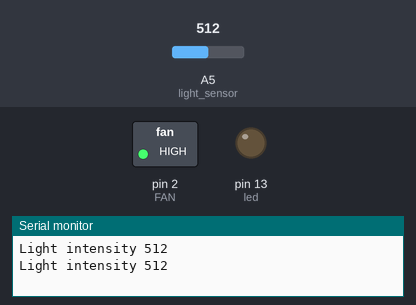
Recording of a sketch running on a simulated Arduino Uno, built with avr-gcc and run on an emulated ATmega328P. Shown: switched loads named in the sketch (green lamp = pin HIGH), output pins drawn as LEDs (lit = HIGH), the last lines printed to the serial monitor. The test bench sets the inputs (shaded band); at power-on: A5 (light_sensor) = 512.

Above: at 1.4 s.
1.5 s: A5 (light_sensor) set to 262
3.4 s: A5 (light_sensor) set to 235
At 5.4 s:
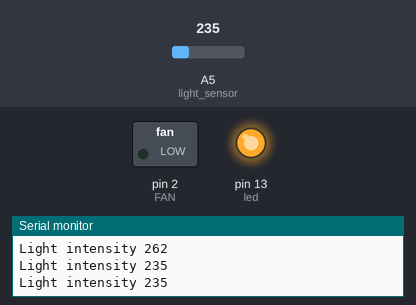
5.7 s: A5 (light_sensor) set to 488
7.4 s: A5 (light_sensor) set to 512
At 8.7 s:
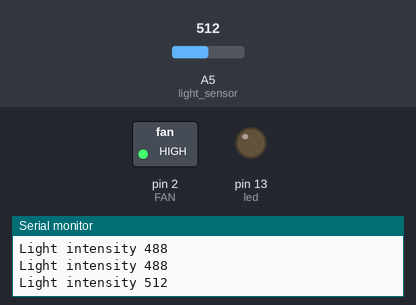
9.7 s: A5 (light_sensor) set to 122
At 11.4 s:
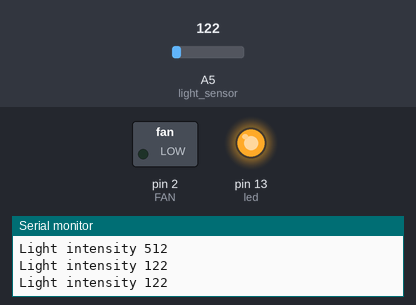
Timing chart, 0 to 12.7 s (numbered marks = the images above; inputs shaded):
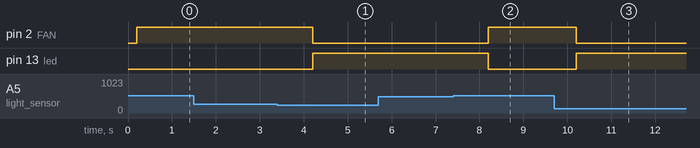

The sketch:

InverterFan.ino
```cpp
#define FAN 2
#define light_sensor  A5
#define led  13
int lightIntensity_ToStartFan = 500;
int lightIntensity_ToStopFan = 250;
int lightIntensity_Threshhold = 0;
void setup() {
  // initialize digital pin LED_BUILTIN as an output.
  pinMode(FAN, OUTPUT);
  pinMode(led, OUTPUT);
  pinMode (light_sensor,INPUT);
  Serial.begin(9600);
  delay(200);
  lightIntensity_Threshhold = lightIntensity_ToStartFan;
}

boolean isNight(){
 int  lightIntensity =  analogRead(light_sensor);
 Serial.print("Light intensity ");
 Serial.println(lightIntensity);
 if (lightIntensity < lightIntensity_Threshhold){
    //during night
    digitalWrite(led, HIGH);
    lightIntensity_Threshhold = lightIntensity_ToStartFan;
    return true;
  }else {
    //during day
    digitalWrite(led, LOW);
    lightIntensity_Threshhold = lightIntensity_ToStopFan;
    return false;
  }
}
// the loop function runs over and over again forever
void loop() {
  if (isNight()){
     digitalWrite(FAN, LOW);
  }else {
    digitalWrite(FAN, HIGH);
  }
// delay(600000);
  delay(1000);                       // wait for a second
}
```

Measured:
- the behaviour switches between 250 and 249 on A5 (light_sensor) (found by bisection; images 0 and 1)
- the behaviour switches between 499 and 500 on A5 (light_sensor) (found by bisection; images 1 and 2)
- after the input at 3.4 s, pin 2 (FAN): HIGH → LOW after 0.80 s; pin 13 (led): LOW → HIGH after 0.80 s
- after the input at 7.4 s, pin 2 (FAN): LOW → HIGH after 0.80 s; pin 13 (led): HIGH → LOW after 0.80 s
- after the input at 9.7 s, pin 2 (FAN): HIGH → LOW after 0.50 s; pin 13 (led): LOW → HIGH after 0.50 s
